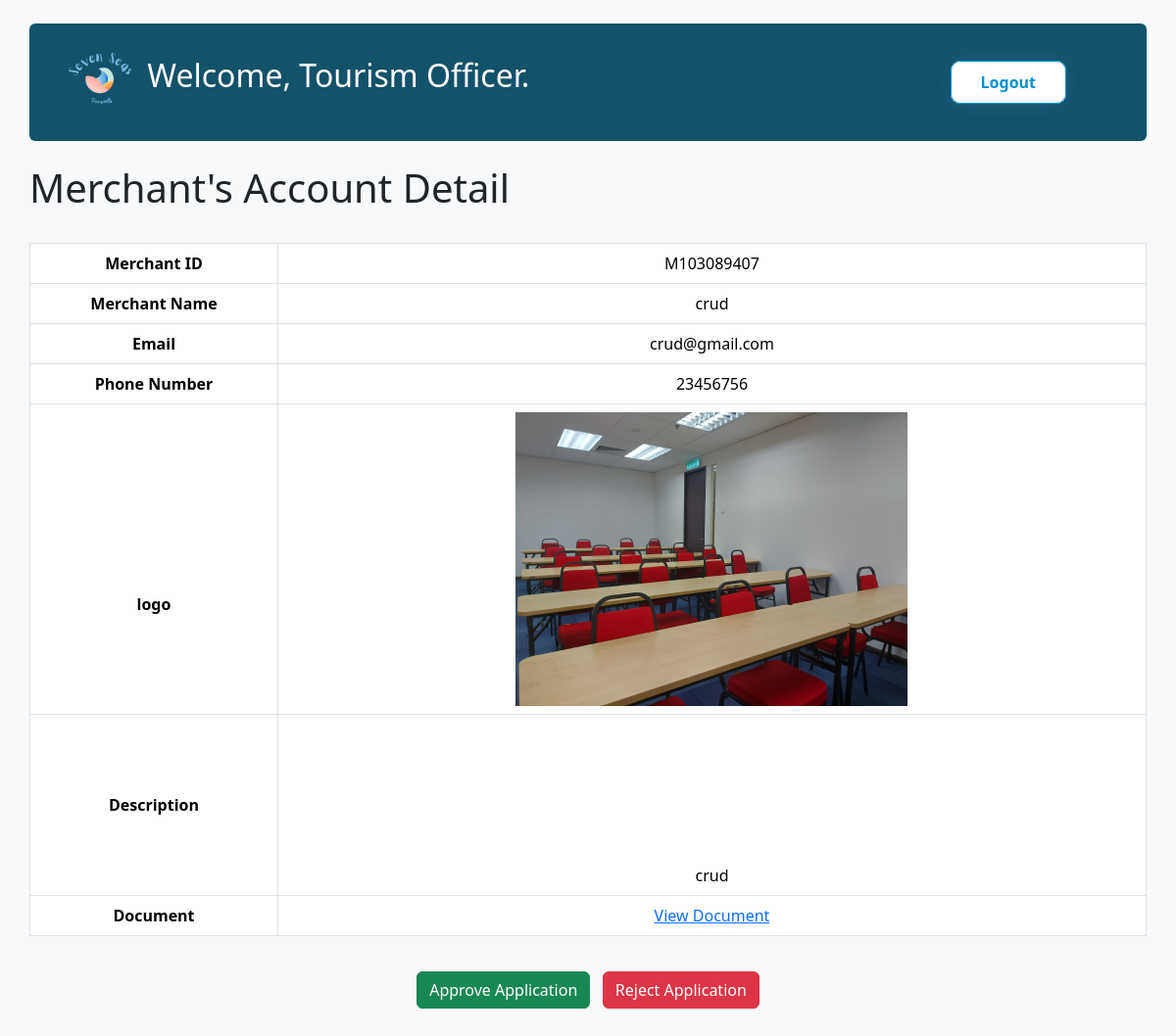
Screenshot of /merchantDetails.php?merchantID=M103089407 with the database file from the repository.
### tables this page shows
CREATE TABLE `merchant` (
  `merchantID` char(11) NOT NULL,
  `first_login` int(11) NOT NULL,
  `username` varchar(50) NOT NULL,
  `password` varchar(100) DEFAULT NULL,
  `user_type` enum('user','merchant','admin','tourism_officer') NOT NULL DEFAULT 'merchant',
  `email` varchar(50) NOT NULL,
  `number` int(11) NOT NULL,
  `description` varchar(500) NOT NULL,
  `logo` varchar(255) NOT NULL,
  `document` varchar(255) NOT NULL,
  `status` char(10) NOT NULL
);

### merchantDetails.php (the view, shortened to what this page needs)
<!DOCTYPE html>
<html lang="en">
<head>
    <link href="https://cdn.jsdelivr.net/npm/bootstrap@5.3.2/dist/css/bootstrap.min.css" rel="stylesheet"
>
    <link rel="stylesheet" href="https://cdn.jsdelivr.net/npm/bootstrap-icons@1.11.1/font/bootstrap-icons.css">
    <link rel="stylesheet" href="css/merchant_details.css">
    <link rel="stylesheet" href="css/login.css">
</head>
<body class="bg-light">
    <div class="container text-light p-3 rounded my-4" style="background-color: #12526A;">
        <div class="d-flex align-items-center justify-content-between px-3">
            <h2>
                <a href="index_merchant.php" class="text-white text-decoration-none">
                    <img src="img/Travel Website.png" style="width :80px "></img> Welcome, Tourism Officer.
                </a>
            </h2>
            <li class="login__item" style="list-style-type:none;">
            <a href="index.php?logout=1" class="cd-signin" style="text-decoration:none;padding-top:10px;padding-bottom:10px;margin-right:50px;">Logout</a>
            </li>
        </div>
    </div>
    <div class="container mt-4 p-0">
        <?php
            $db = mysqli_connect('localhost', 'root', '', 'login');
            $merchantID = $_GET['merchantID'];
if (!empty($merchantID)) {
    $query = "SELECT * FROM merchant WHERE merchantID = ?";
    $stmt = mysqli_prepare($db, $query);
    mysqli_stmt_bind_param($stmt, "s", $merchantID);
    mysqli_stmt_execute($stmt);
    $result = mysqli_stmt_get_result($stmt);
    if ($fetch = mysqli_fetch_assoc($result)) {
        ?>
        <table class="table table-bordered table-hover text-center">
            <h1>Merchant's Account Detail</h1><br>
            <thead class="thead-light">
                <tr>
                    <th width="10%" scope="col" class="rounded-start">Merchant ID</th>
                    <td><?php echo $fetch['merchantID']; ?></td>
                </tr>
                <tr>
                    <th width="10%" scope="col">Merchant Name</th>
                    <td><?php echo $fetch['username']; ?></td>
                </tr>
                <tr>
                    <th width="10%" scope="col">Email</th>
                    <td><?php echo $fetch['email']; ?></td>
                </tr>
                <tr>
                    <th width="10%" scope="col">Phone Number</th>
                    <td><?php echo $fetch['number']; ?></td>
                </tr>
                <tr>
                    <th width="10%" style="padding: 100px;" scope="col">logo</th>
                    <td><img src="<?php echo $fetch['logo']; ?>" style="width:400px;"alt="Logo"></td>
                </tr>
                <tr>
                    <th width="10%" style="padding: 80px;" scope="col">Description</th>
                    <td><?php echo $fetch['description']; ?></td>
                </tr>
                <tr>
                    <th width="10%" scope="col">Document</th>
                    <td><a href="<?php echo $fetch['document']; ?>" target="_blank">View Document</a></td>
                </tr>
            </thead>
        </table>
        <?php
    }
    else {
        echo "No details found for this merchant.";
    }
}
?>
        <div class="button-container">
            <div>
                <button onclick="confirmApprove()" class="btn btn-success">
                    Approve Application
                </button>&nbsp;&nbsp;
                <button onclick="confirmReject()" class="btn btn-danger">
                    Reject Application
                </button>
            </div>
        </div>
    </div>
</body>
</html>

### css/merchant_details.css (style rules this page uses)
.button-container { text-align: center; padding-top: 20px; padding-bottom: 40px; }

### css/login.css (style rules this page uses)
.login__item a.cd-signin { cursor: pointer; border: 0; border-radius: 10px; font-weight: 600; margin: 15px 8px; width: 900px; padding: 8px 30px; box-shadow: 0 0 20px rgba(85, 140, 224, 0.2); transition: 0.4s; color: rgb(0, 146, 209); background-color: rgba(255, 255, 255, 1); border: 1px solid rgba(0, 146, 209); }

### rows the page displays
merchant: merchantID "M103089407", username "crud", email "crud@gmail.com", number "23456756", logo (picture), description "crud"
